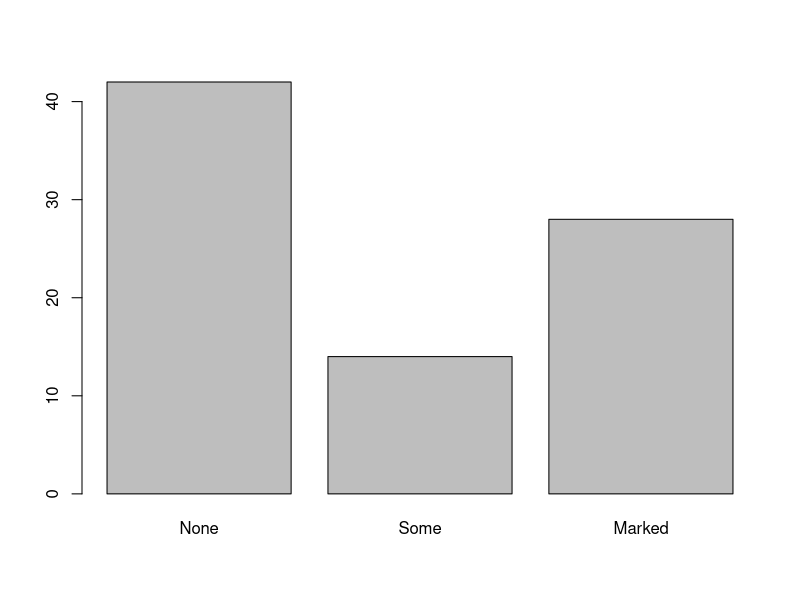
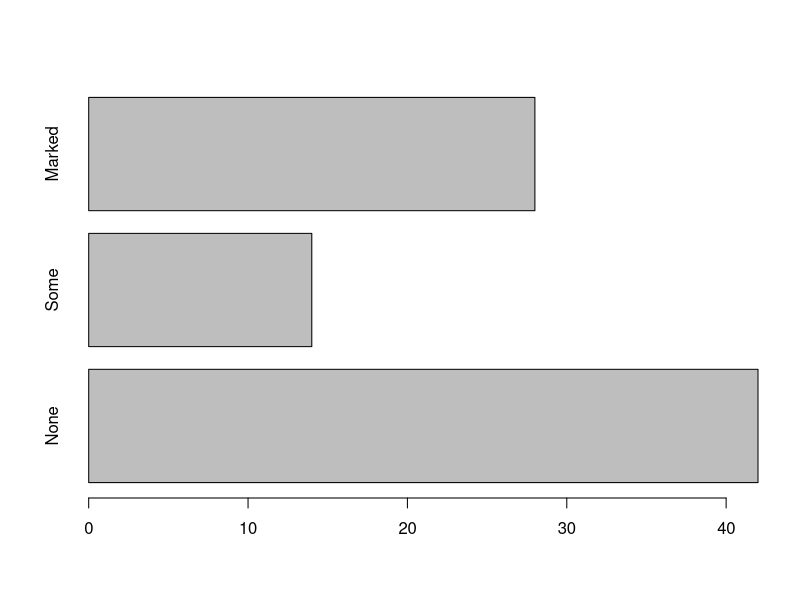
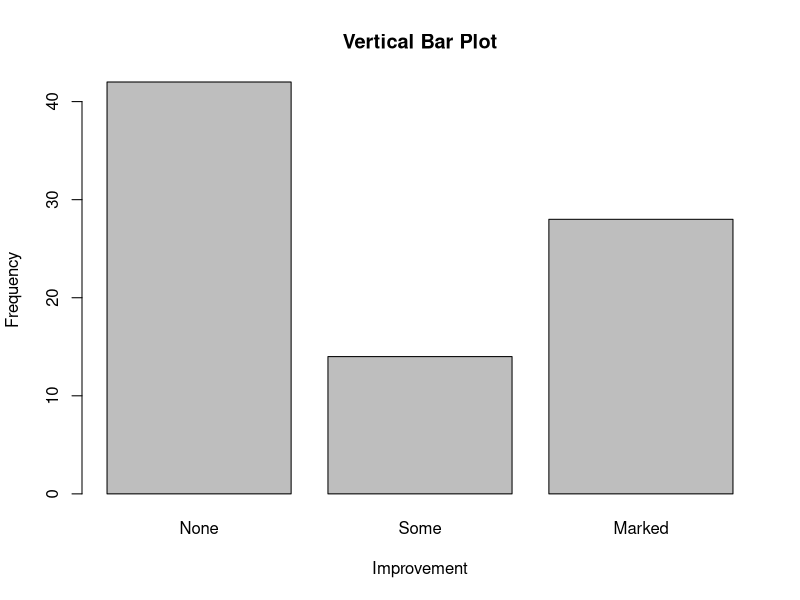
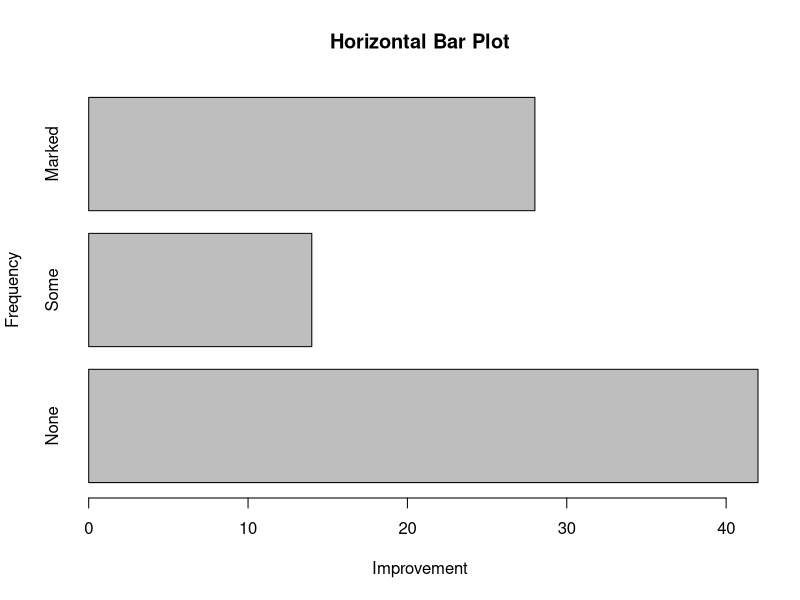
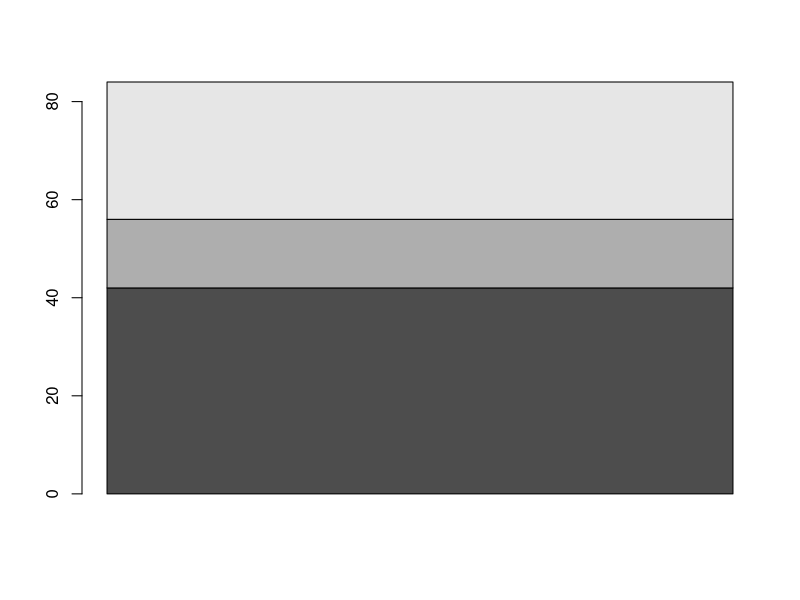
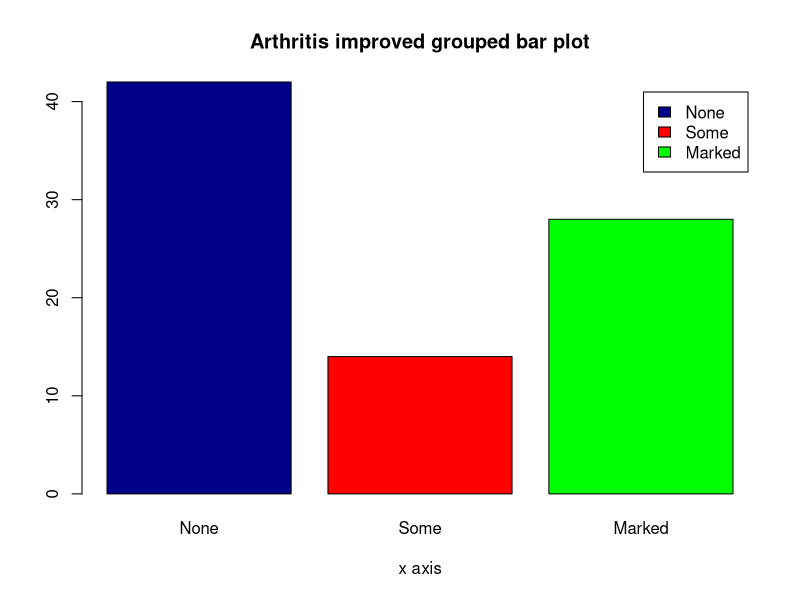
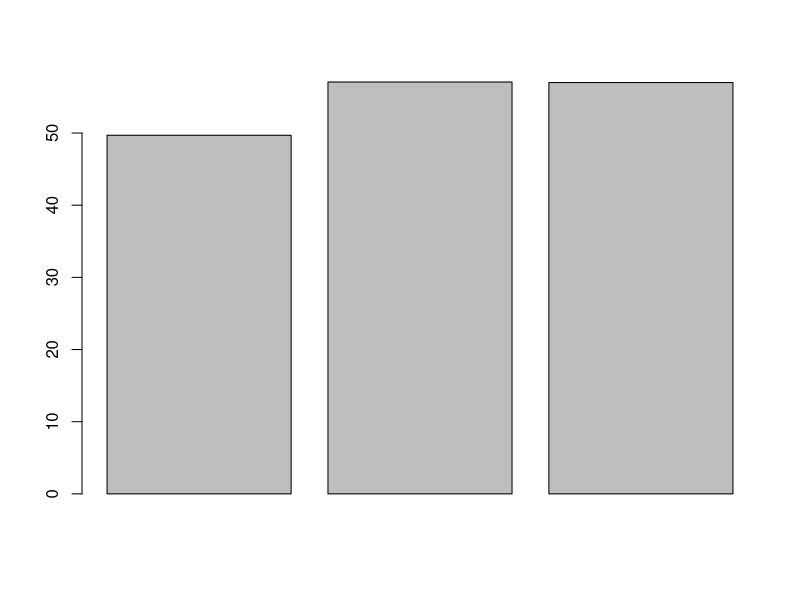
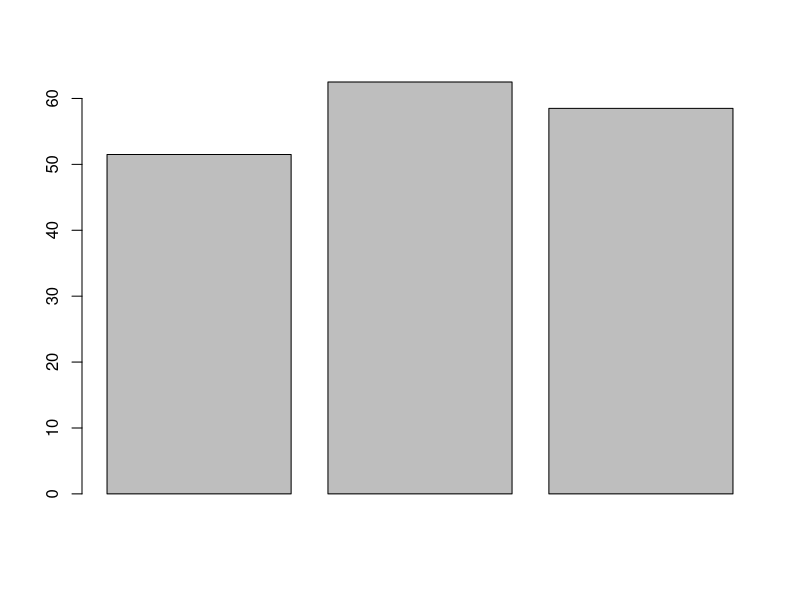

The R source for these figures, in order:
#R Assignment - XLRI DS Program 
#Author@@@--Srividhya Balasubramaniam---
#Date @@@@--May21-2016

#************QUESTION#1*************#
#BEGIN
#Write a function, called myFunction(), which takes a single argument n, an implements the following:
  #Simulate n independent numbers, denoted by x = x1, x2, x3,.. xn  from the N(0,1) distribution.
  #Calculate the mean, xmean.
  #If xmean >= 0, then simulate n independent numbers denoted by y = y1, y2, y3,.. yn from the exponential density with the mean xmean.
  #If  xmean < 0, then simulate n independent numbers denoted by z = z1, z2, z3,.. zn from the exponential density with the mean -xmean.
  #Set y = -z
  #Calculate k which is the number of j with |y_j |  > |x_j |
  # Return the list of x, y and k with the names xVec, yVec and count respectively.
#SOLUTION

rexp(5, rate=1/30)
rexp(5, rate=1)
rexp(5, rate=1/5)
rnorm(5)

myFunction <- function(n) 
{ 
  #Normal Distribution with mean 0 and SD 1 generates n observations of random numbers
  xVec <- rnorm(n,0,1) 
  #Gives the mean of the vector xVec
  xMean <- mean(xVec) 
  #We use rexp to generate the exponential density with 1/mean
  #Then based on conditions we get the sign of value and re-apply
  yVec <- sign(xMean)*rexp(n, rate=abs(1/xMean)) 
  #Get the total number of values where unsigned y is > unsigned x eg: sum(4:3>2)
  count <- sum( abs(yVec) > abs(xVec) ) 
  #returns a list of the above vectors
  return(list(xVec=xVec, yVec=yVec, count=count))
}
n=5
myFunction(n)

#************QUESTION#2*************#
#Write a function colMeans which will accept a data frame as an input and find out the 
#mean of the data of each column of the dataframe. If the column is a non-numeric field, 
#then the function must display an appropriate message. Use this function on the cricData dataframe 
#that we have created in class.

#Solution
#Load the CricData DataFrame
setwd("C:/RPractice/RProjects/CodingR/Asssignment") #Sets current working directory
list.files()
cricdata <- read.csv("CricData.csv")#reads file to memory
cricdata # display the data

#Trying it manually without functions
nums<-sapply(cricdata, is.numeric)
numCric<-cricdata[ , nums]
MeansCric<-apply(numCric,MARGIN=2,FUN=mean)
MeansCric

#Try this with Functions
colMeans <- function(d)
{
  nums<-sapply(d, is.numeric)
  numd<-d[ , nums]
  Meansd<-apply(numd,MARGIN=2,FUN=mean)
  return(Meansd)
}
colMeans(cricdata)

#incomplete need to show custom messages

#**************QUESTION 3************************

#Q3. Write a function primefn() which will accept a integer parameter, n and return the first n prime numbers. 
#Sieve of Eratosthenes
#From 2 to N iteratively mark the non prime numbers. whichever is marked non prime iterate
#While any non prime left do the loop and then exit all the prime numbers
#Assuming n is an integer and n is not too large
#Iteration need not exceed square root of N

#Pseudo Code (from- wikipidia)
#Input: an integer n > 1

#Let A be an array of Boolean values, indexed by integers 2 to n,
#initially all set to true.

#for i = 2, 3, 4, ..., not exceeding √n:
 # if A[i] is true:
#  for j = i2, i2+i, i2+2i, i2+3i, ..., not exceeding n :
 # A[j] := false

#Output: all i such that A[i] is true.


PrimeSeive <- function(n)
{
  n <- as.integer(n)
  if(n > 1e8) stop("n too large")
  primes <- rep(TRUE, n)
  primes[1] <- FALSE
  lp <- 2
  intsqrtn <- floor(sqrt(n))
  while (lp <= intsqrtn)
  {
    #returns the multiples from 2*lastprime to n by multiples of lp
    primes[seq.int(2*lp, n, lp)] <- FALSE
    #get all the sets of values after lp till sqrt+1 for next iteration
    sel <- which(primes[(lp+1):(intsqrtn+1)])
    #check if any of the vectors are TRUE
    if(any(sel)){
      #rest iteration variable to last plus next
      lp <- lp + min(sel)
    }else lp <- intsqrtn+1
  }
  #after looping return the position of primes that are TRUE
  which(primes)
}

PrimeSeive(100)



#******************QUESTION4*****************


#Q4. Read the contents of the yearly_sales files into a dataframe.
setwd("C:/RPractice/RProjects/CodingR/Asssignment") #Sets current working directory
list.files()
YearlySales <- read.csv("yearly_sales_assignment 2.csv")#reads file to memory
str(YearlySales)
head(YearlySales,10) # display the data
#Find out the number of records.
nrow(YearlySales)
#Extract the third column of the data frame.
trdcol <- YearlySales[,3]
trdcol
#Extract the gender column of the data frame
g<-YearlySales$gender
g
#Retrieve the 1st and the 2nd rows of the data frame
fs <- YearlySales[1:2,]
fs
#Retrieve the first, third and the fourth columns
ftf <- YearlySales[,c(1,3,4)]
ftf
#Retrieve all the records whose gender is female.
subset(YearlySales,gender=='F')
#Categorize sales_totals into three groups, small (<100), medium (100 – 500) and big (>500).
SALEGRP <- vector(mode ="character", length = length(YearlySales$sales_total))
SALEGRP[YearlySales$sales_total<100] <- "SMALL"
SALEGRP[YearlySales$sales_total>=100 & YearlySales$sales_total<500] <- "MEDIUM"
SALEGRP[YearlySales$sales_total>=500] <- "BIG"

SALEGRP
#Create a new ordered factor with levels, small, medium and big.\

F_SALEGRP <- factor(SALEGRP, levels=c("SMALL","MEDIUM","BIG"),ordered = TRUE)
F_SALEGRP
#Add the ordered factor to the data frame.

SALES <- cbind(YearlySales,F_SALEGRP)
SALES
#Look the summary of the data frame using the summary function.
summary(SALES)
#Find the following:
#a)	Correlation between sales_total and num_of_orders
cor(SALES$sales_total,SALES$num_of_orders)
#b)	Covariance between sales_total and num_of_orders
cov(SALES$sales_total,SALES$num_of_orders)
#c)	Mean of sales_total
mean(SALES$sales_total)
#d)	Median of sales_total
median(SALES$sales_total)
#e)	Range of sales_total
range(SALES$sales_total)
#f)	Standard deviation and variance of sales_total
sd(SALES$sales_total)
var(SALES$sales_total)
#g)	Find out the standard deviation of the first three columns of the data frame using only one function.
apply(SALES[1:3], 2, FUN =  function(cl) sds=sd(cl,na.rm=TRUE))




#***************QUESTION 5 **************************



#Q5. Download and install the “vcd” package. Use the Arthritis data set for the following problems

#install the package
install.packages('vcd')

#Load the libraries
#Visualizing Categorical Data

library(MASS)
library(grid)
library(vcd)

#Looking at the firt 10 records
head(Arthritis,10)
summary(Arthritis)
class(Arthritis)
#Draw a vertical bar plot and a horizontal bar plot on the number of “None”, “Some” and “Marked”. 
improvedCnt <- table(Arthritis$Improved)
improvedCnt
class(improvedCnt)

barplot(improvedCnt)
barplot(improvedCnt,horiz=TRUE)

#Give a title and label the axes.
barplot(improvedCnt, main="Vertical Bar Plot", xlab = "Improvement",ylab = "Frequency")
barplot(improvedCnt, main="Horizontal Bar Plot", xlab = "Improvement",ylab = "Frequency",horiz=TRUE)

#Consider the cross tabulation of treatment type and improvement status.
data("Arthritis")
names(Arthritis)
table(Arthritis$Treatment, Arthritis$Improved)

#Draw the graph as a stacked bar plot and a grouped bar plot.
barplot(as.matrix(improvedCnt))


barplot(improvedCnt, main="Arthritis improved grouped bar plot",
        xlab="x axis", col=c("darkblue","red", "green"),
        legend = rownames(improvedCnt), beside=TRUE)

improvedCnt

#Draw bar plots for sorted mean and median values.
summary(Arthritis)

ageMean<-aggregate(Arthritis[, 4], list(Arthritis$Improved), mean)
ageMedian<-aggregate(Arthritis[, 4], list(Arthritis$Improved), median)

class(ageMean)
class(ageMedian)

ageMean
ageMedian

barplot(as.vector(ageMean$x))
barplot(as.vector(ageMedian$x))

#Draw a spinogram.

treatment <- factor(rep(c(1, 2), c(43, 41)), levels = c(1, 2),
                    labels = c("placebo", "treated"))
improved <- factor(rep(c(1, 2, 3, 1, 2, 3), c(29, 7, 7, 13, 7, 21)),
                   levels = c(1, 2, 3),
                   labels = c("none", "some", "marked"))

treatment
improved
(spineplot(improved ~ treatment))
#***************QUESTION 6 **************************



#Q6. Create a vector of values – 10, 12, 4, 16, 8. Let us assume that these are the 
#number of gold medals won by the countries US, UK, Australia, China and France in a particular competition.

vvalues <- c(10,12,4,16,8)
vvalues
#Draw a simple pie chart, pie chart with percentages

labelsss <- c("US", "UK", "Australia", "Germany", "France")
pie(vvalues, labels = labelsss, main="Pie Chart of Countries")

#a 3D pie chart based on the above.
install.packages('plotrix')
library(plotrix)
pie3D(vvalues,labels=labelsss,explode=0.1,
      main="Pie Chart of Countries ")

#Draw a fan plot based on the above data. 

iucn.df<-data.frame(area=c("Africa","Asia","Europe","N&C America",
                           "S America","Oceania"),threatened=c(5994,7737,1987,4716,5097,2093))
fan.plot(vvalues,max.span=pi,
         labels=paste(labelsss,vvalues,sep="-"),
         main="Fan plot won by country",ticks=276)

#***************QUESTION 7 **************************


#Q7. Load the mtcars data
mtcars
#Draw a simple histogram.
hist(mtcars$mpg)
#Draw another histogram with 12 bins of red color.

#Draw another histogram with rug plot and frame.

#Draw the fourth histogram with normal curve.

#Draw a kernel density plot

#Draw a box plot, and then draw a parallel box plot to compare these three groups: four, six and eight cylinders. 



#***************QUESTION 8 **************************


#Q8. Refer to the BankSalaries.csv file. Read the data in a dataframe. 
#Write a function which will accept the dataframe and return the following 
#analysis in the format shown below:

setwd("C:/RPractice/RProjects/CodingR/Asssignment") #Sets current working directory
list.files()
BankSal <- read.csv("BankSalaries_assignment2.csv")#reads file to memory
str(BankSal)
BankSal
summary(BankSal)

head(BankSal)

subtable1 <- round(prop.table(table(BankSal$JobGrade,BankSal$Gender),2) * 100,2)
subtable1
class(subtable1)
Totals <- round(prop.table(table(BankSal$JobGrade)) * 100,2)
Totals
class(Totals)
FinalTable <- cbind(subtable1,Totals)
dFinal <- as.data.frame(FinalTable)
#dFinal$JobGrade <- seq(1:6)
print(dFinal)
#unable to format.
